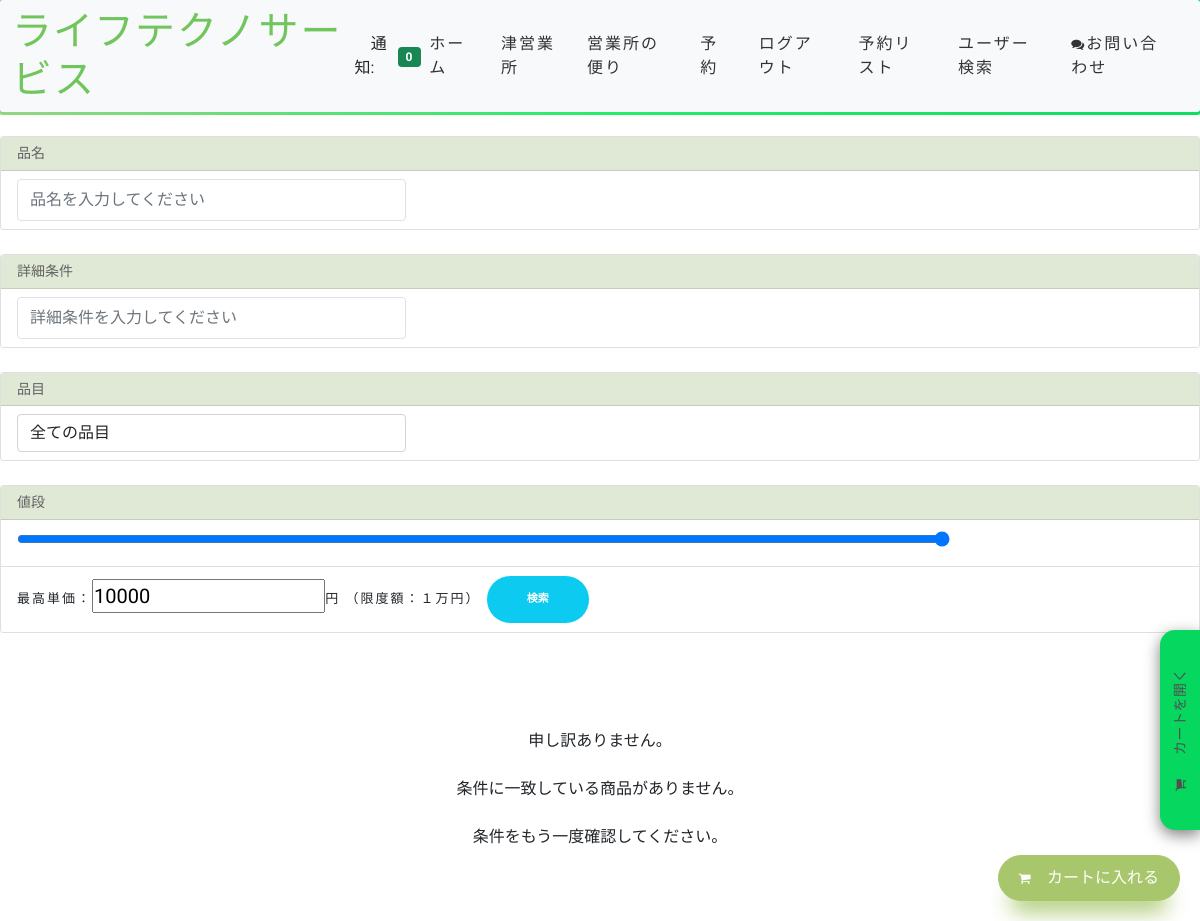
The page /order/ (signed in) on the database as committed earlier.
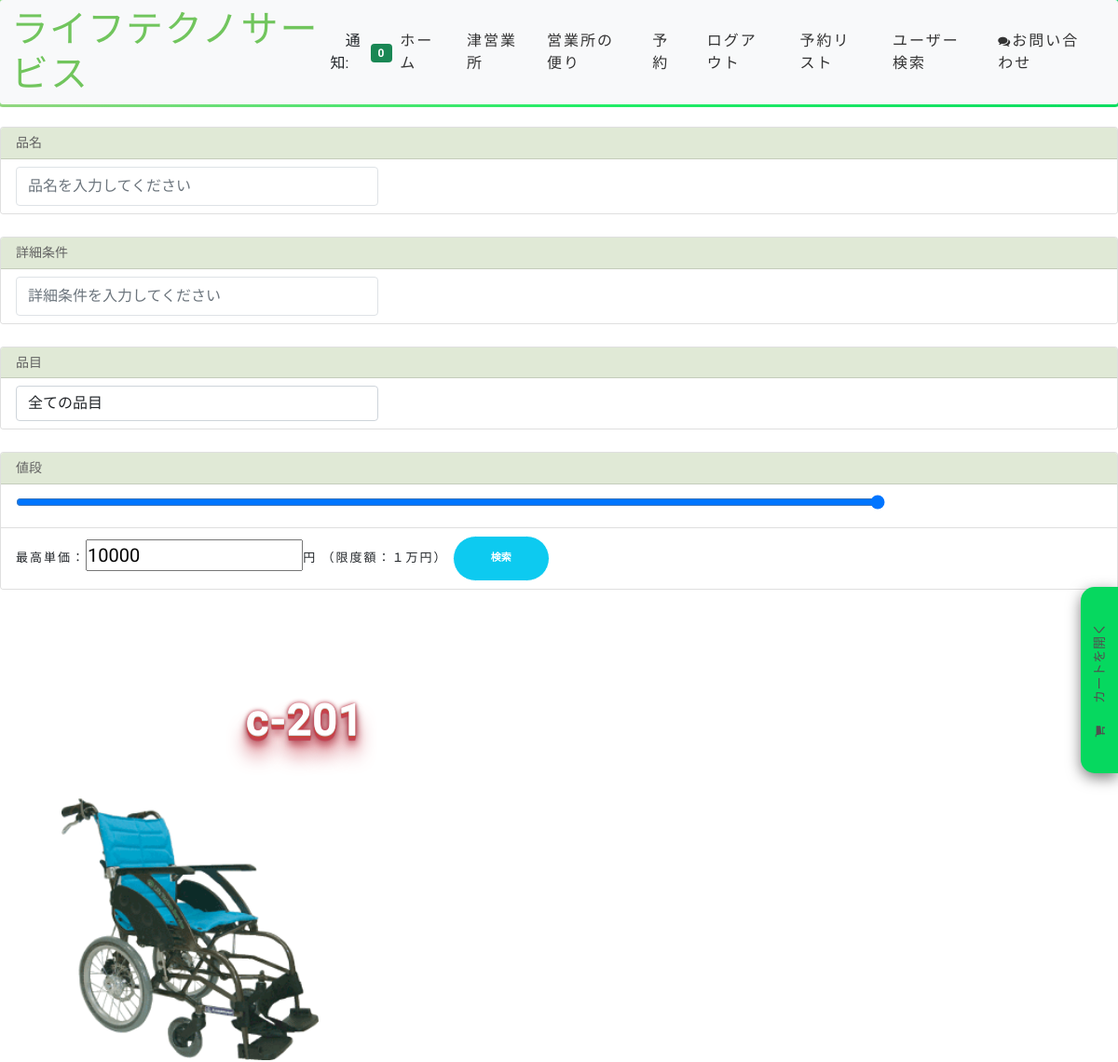
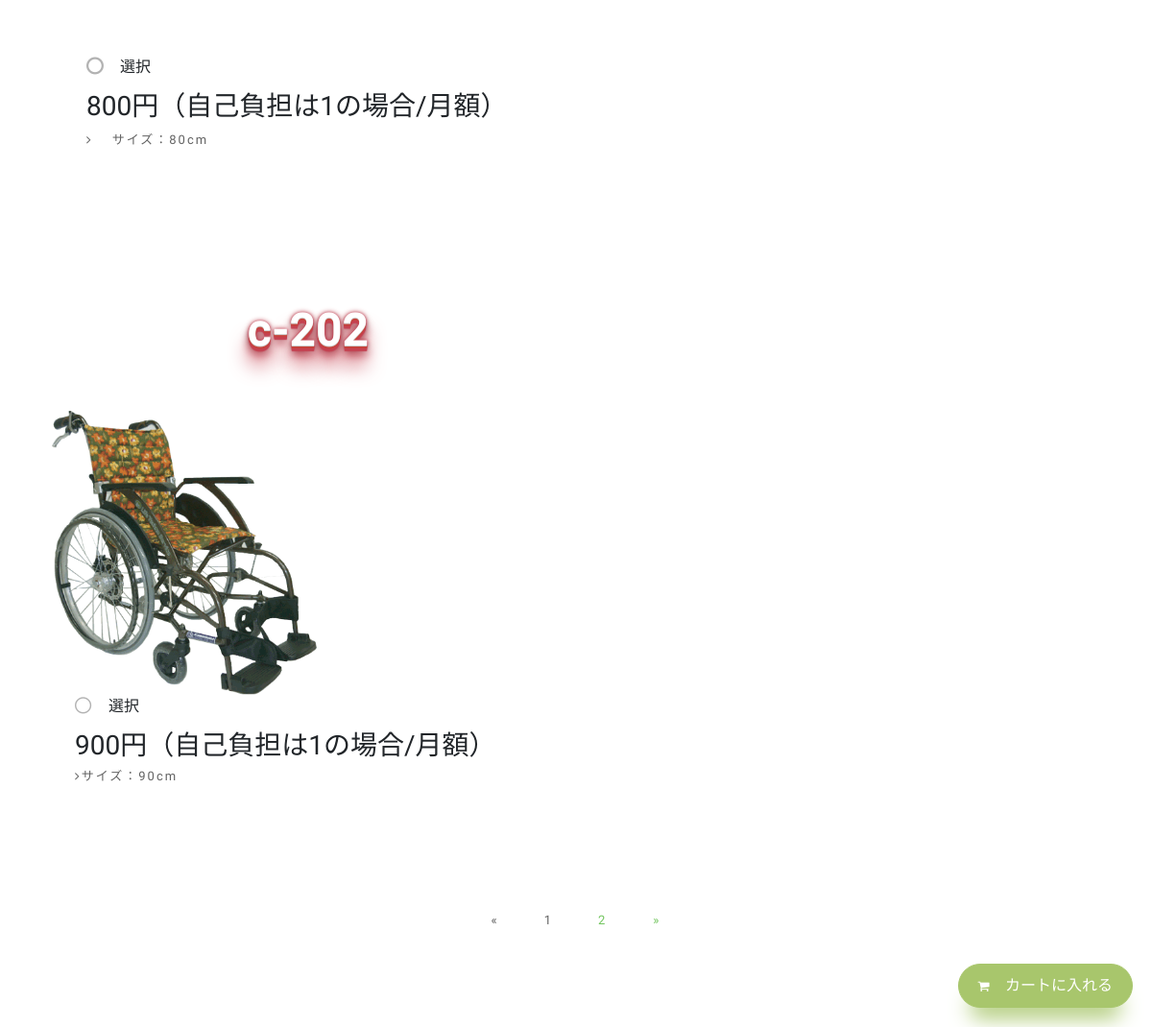
The same page on the database as committed later (2 pictures, top to bottom).
### customer/models.py (models this page shows, shortened)
class MenuItem(models.Model):
    name = models.CharField(max_length=100)
    description = models.TextField()
    image = models.ImageField(upload_to='menu_images/', blank=True)
    price = models.IntegerField()
    category = models.ManyToManyField('Category', related_name='item')

### customer/views.py (the view, shortened to what this page needs)
# urls.py: path('', Order.as_view(), name='order'),
class Order(View):
    def get(self, request, *args, **kwargs):
        items_list = MenuItem.objects.all()
        categories = Category.objects.all()
        unpaid_orders = OrderModel.objects.filter(user=request.user, is_paid=False)
        if unpaid_orders.exists():
            unorders = unpaid_orders[0].items.all()
        else:
            unorders = None
        name = request.GET.get('name')
        detail = request.GET.get('detail')
        category = request.GET.get('category')
        maxPrice = request.GET.get('maxPrice')
        if name != ' ' and name is not None:
            items_list = items_list.filter(name__icontains=name)
        if detail != ' ' and detail is not None:
            items_list = items_list.filter(description__icontains=detail)
        if maxPrice != ' ' and maxPrice is not None:
            items_list = items_list.filter(price__range=(0, maxPrice))
        if category != ' ' and category is not None and category != '全ての品目':
            items_list = items_list.filter(category__name__icontains=category)
        price = 0
        if unpaid_orders.exists():
            for item in unorders:
                price += item.get_total_item_price
        page = request.GET.get('page', 1)
        paginator = Paginator(items_list, 2)
        items = paginator.page(page)
        context = {
            'unorders': unorders,
            'price': price,
            'items':items,
            'categories':categories
        }
        return render(request, 'customer/order.html', context)

### customer/models.py (called while the page is built)
    def __str__(self):
        return self.name

### home/templatetags/custom_tags.py (called while the page is built)
@register.inclusion_tag('show_notifications.html', takes_context=True)
def show_notifications(context):
    request_user = context['request'].user
    notifications = Notification.objects.filter(to_user=request_user).exclude(user_has_seen=True).order_by('-date')
    return {'notifications': notifications}

### customer/templates/customer/order.html (shortened to what this page needs)
{% extends 'base.html' %}
{% load static %}
{% block content %}
<br>
<form method="GET">
  <div class="card mb-4">
    <h5 class="card-header" style="background-color: #E0E9D6;">品名</h5>
      <div class="list-group list-group-flush">
        <li class="list-group-item">
            <div class="form-group col-md-4">
              <input class="form-control py-2 border-right-0 border" type="search" name="name" placeholder="品名を入力してください">
            </div>
        </li>
      </div>
  </div>
  <div class="card mb-4">
    <h5 class="card-header" style="background-color: #E0E9D6;">詳細条件</h5>
      <div class="list-group list-group-flush">
        <li class="list-group-item">
            <div class="form-group col-md-4">
              <input class="form-control py-2 border-right-0 border" type="search" name="detail" placeholder="詳細条件を入力してください">
            </div>
        </li>
      </div>
  </div>
  <div class="card mb-4">
    <h5 class="card-header" style="background-color: #E0E9D6;">品目</h5>
      <div class="list-group list-group-flush">
        <li class="list-group-item">
            <div class="form-group col-md-4">
              <select name="category" id="category" class="form-control">
                <option selected>全ての品目</option>
              </select>
            </div>
        </li>
      </div>
  </div>
  <div class="card mb-4">
    <h5 class="card-header" style="background-color: #E0E9D6;">値段</h5>
        <div class="list-group list-group-flush">
          <li class="list-group-item">
            <input type="range" value="10000"　id="rangeInput" oninput="maxPrice.value=this.value"　min="0" max="10000" style="width:80%">
          </li>
          <li class="list-group-item">
            最高単価：<input type="number" value="10000" style="width:20%; font-size:20px;" onkeyup="rangeInput.value=this.value" id="maxPrice" name="maxPrice" min="0" max="10000">円
            （限度額：１万円）
            <button id="priceFilterBtn" class="btn btn-info btn-sm">検索</button>
          </li>
        </div>
  </div>
</form>
<div id="slideOut" style="z-index: 2;">
  <div class="slideOutTab">
    <div>
      <p><i style="width:30px;" class="fa fa-shopping-cart" aria-hidden="true"></i>&emsp;カートを開く</p>
    </div>
  </div>
</div>
{% if items %}
<div class="container mb-5">
    <div class="row justify-content-center mt-1">
        <form method="POST">
            <section id="about-us" class="about-us padd-section">
                {% for item in items %}
                <div class="container" data-aos="fade-up">
                    <div class="row">
                        <div class="col-md-6 col-sm-12">
                            <div class="row">
                                <div class="hit-the-floor pb-5">{{ item.name }}</div>
                                    {% if item.image %}
                                    <img class="rounded center-block" src="{{ item.image.url }}" style="width: 300px;"/>
                                    {% endif %}
                                    <div class="about-content" data-aos="fade-left" data-aos-delay="100">
                                        <div class="form-group form-check">
                                            <label class="checkbox-wrap form-check-label">選択
						                    </label>
                                            <h3>{{ item.price }}円（自己負担は1の場合/月額）</h3>
                                            <ul class="list-unstyled">
                                            <li><i class="fa fa-angle-right"></i>{{ item.description }}</li>
                                            </ul>
                                        </div>
                                        <br><br>
                                    </div>
                                </div>
                            </div>
                        </div>
                    </div>
                </div>
                {% endfor %}
{% else %}
<br><br><br>
<div class="container text-center" data-aos="fade-up">
申し訳ありません。
<br><br>
条件に一致している商品がありません。
<br><br>条件をもう一度確認してください。
</div>
{% endif %}
{% if items.has_other_pages %}
  <ul class="pagination justify-content-center">
    {% if items.has_previous %}
      <li class="m-2"><a class="p-3" href="?page={{ items.previous_page_number }}">&laquo;</a></li>
    {% else %}
      <li class="m-2 disabled"><span class="p-3">&laquo;</span></li>
    {% endif %}
    {% for i in items.paginator.page_range %}
      {% if items.number == i %}
        <li class="m-2 active"><span class="p-3">{{ i }} <span class="sr-only">(current)</span></span></li>
      {% else %}
        <li class="m-2"><a class="p-3" href="?page={{ i }}">{{ i }}</a></li>
      {% endif %}
    {% endfor %}
    {% if items.has_next %}
      <li class="m-2"><a class="p-3" href="?page={{ items.next_page_number }}">&raquo;</a></li>
    {% else %}
      <li class="m-2 disabled"><span>&raquo;</span></li>
    {% endif %}
  </ul>
{% endif %}
<br><br><br>
{% if user.is_authenticated %}
<button type="submit" class="floating-btn"><i class="fa fa-shopping-cart" aria-hidden="true"></i>&emsp;カートに入れる</button>
{% else %}
<a href="{% url 'login' %}" class="floating-btn">ログインして予約</a>
{% endif %}
{% endblock content %}

### home/templates/base.html (shortened to what this page needs)
{% load static %}
{% load custom_tags %}
<!doctype html>
<html>
  <head>
    <link href="https://cdn.jsdelivr.net/npm/bootstrap@5.0.0-beta3/dist/css/bootstrap.min.css" rel="stylesheet">
    <link rel="stylesheet" href="https://cdnjs.cloudflare.com/ajax/libs/font-awesome/4.7.0/css/font-awesome.min.css">
  <link href="https://vjs.zencdn.net/7.11.4/video-js.css" rel="stylesheet" />
  <link href="{% static 'assets/vendor/aos/aos.css'%}" rel="stylesheet">
  <link href="{% static 'assets/vendor/bootstrap/css/bootstrap.min.css'%}" rel="stylesheet">
  <link href="{% static 'assets/vendor/bootstrap-icons/bootstrap-icons.css'%}" rel="stylesheet">
  <link href="{% static 'assets/vendor/glightbox/css/glightbox.min.css'%}" rel="stylesheet">
  <link href="{% static 'assets/vendor/swiper/swiper-bundle.min.css'%}" rel="stylesheet">
  <link rel="stylesheet" href="https://cdnjs.cloudflare.com/ajax/libs/font-awesome/4.7.0/css/font-awesome.min.css">
  <link href="{% static 'style.css'%}" rel="stylesheet">
  </head>
  <body>
  <nav class="navbar navbar-expand-lg navbar-light bg-light gradient-border">
    <div class="container-fluid">
      <h1><a href="{% url 'home' %}"><span>ライフ</span>テクノサービス</a></h1>&emsp;通知:
          {% if user.is_authenticated %}
            {% show_notifications %}
          {% endif %}
      <div class="collapse navbar-collapse" id="navbarNavAltMarkup">
        <div class="navbar-nav">
          <div class="nav-link inbox-icon-container">
            <a class="inbox-icon" href="{% url 'home' %}">ホーム</a>
          </div>
          <div class="nav-link inbox-icon-container">
            <a class="inbox-icon" href="{% url 'about' %}">津営業所</a>
          </div>
          <div class="nav-link inbox-icon-container">
          <a class="inbox-icon" href="{% url 'post' %}">営業所の便り</a>
          </div>
          <div class="nav-link inbox-icon-container">
          <a class="inbox-icon" href="{% url 'order' %}">予約</a>
          </div>
          {% if user.is_authenticated %}
          <div class="nav-link inbox-icon-container">
          <a class="inbox-icon" href="{% url 'logout' %}">ログアウト</a>
          </div>
            {% if user.is_staff %}
          <div class="nav-link inbox-icon-container">
            <a class="inbox-icon" href="{% url 'dashboard' %}">予約リスト</a>
          </div>
          <div class="nav-link inbox-icon-container">
            <a class="inbox-icon" href="{% url 'search' %}">ユーザー検索</a>
          </div>
            {% endif %}
          {% endif %}
          <div class="nav-link inbox-icon-container">
            <a href="{% url 'inbox'%}" class="inbox-icon"><i class="fa fa-comments" aria-hidden="true"></i>お問い合わせ</a>
          </div>
        </div>
      </div>
    </div>
  </nav>
    {% block content %}
    {% endblock content %}
  </body>
</html>

### home/templates/show_notifications.html (shortened to what this page needs)
<div class="dropdown">
	<span class="badge bg-success notification-badge" onclick="showNotifications()">{{ notifications.count }}</span>
	</div>

### home/static/style.css (style rules this page uses)
.hit-the-floor { color: white; font-size: 3em; font-weight: bold; text-shadow: 0 1px 0 #ccc, 0 2px 0 rgb(197,66,55), 0 3px 0 rgb(197,66,66), 0 4px 0 rgb(197,66,77), 0 5px 0 rgb(197,66,82), 0 6px 1px rgb(197,66,82), 0 0 5px rgb(197,66,82), 0 1px 3px rgb(197,66,92), 0 3px 5px rgba(0,0,0,.2), 0 5px 10px rgba(0,0,0,.25), 0 10px 10px rgb(197,67,82), 0 20px 20px rgb(197,68,82); }
.hit-the-floor { text-align: center; }
body { background-color: #fff; font-family: "Kosugi Maru", sans-serif; }
h1, h2, h3, h4, h5, h6 { margin: 0; }
h5 { color: #626262; font-size: 14px; font-weight: 500; }
a { letter-spacing: 2px; text-decoration: none; color: #71c55d; }
ul { letter-spacing: 1px; }
li { color: #626262; font-size: 13px; font-weight: 400; letter-spacing: 2px; line-height: 30px; text-transform: capitalize; }
p { color: #505050; font-size: 14px; font-weight: 300; letter-spacing: 0.5px; line-height: 2; margin-bottom: 20px; }
span { letter-spacing: 1px; }
.btn { border: 1px solid #fff; border-radius: 50px; color: #fff; font-size: 11px; font-weight: 600; padding: 15px 40px; text-transform: uppercase; transition: all 0.5s ease-in-out 0s; }
.fa { font-size: 13px; }
section { overflow: hidden; }
.padd-section { padding-bottom: 80px; padding-top: 80px; }
#about-us img { max-width: 100%; }
#about-us .about-content { padding-top: 60px; }
#about-us .about-content ul li { line-height: 36px; }
#about-us .about-content ul li .fa { padding-right: 20px; }
.notification-badge { transition: 0.3s; }
.dropdown { position: relative; display: inline-block; }

### home/templates/base.html (style rules this page uses)
*, html { margin:0; padding:0; }
body { font-family: 'Kosugi Maru', sans-serif; }
.notification-badge { transition: 0.3s; }
.dropdown { position: relative; display: inline-block; }
.inbox-icon-container { margin-right: 15px; }
.inbox-icon { color: #333; transition: 0.5s; }
.gradient-border { --borderWidth: 3px; background: #1D1F20; position: relative; border-radius: var(--borderWidth); }
.gradient-border:after { content: ''; position: absolute; top: calc(-1 * var(--borderWidth)); left: calc(-1 * var(--borderWidth)); height: calc(100% + var(--borderWidth) * 2); width: calc(100% + var(--borderWidth) * 2); background: linear-gradient(60deg, #ACD185, #2e6, #06D85F, #1098ad, #07b39b, #6fba82); border-radius: calc(2 * var(--borderWidth)); z-index: -1; animation: animatedgradient 3s ease alternate infinite; background-size: 300% 300%; }

### customer/templates/customer/order.html (style rules this page uses)
.checkbox-wrap { position: relative; padding-left: 35px; margin-bottom: 12px; cursor: pointer; font-size: 16px; -webkit-user-select: none; -moz-user-select: none; -ms-user-select: none; user-select: none; }
.floating-btn { border-radius: 26.5px; background-color: #a8c66c; border: 1px solid #a8c66c; box-shadow: 0 22px 22px -12px #a8c66c; color: #fff; cursor: pointer; font-size: 16px; line-height: 20px; padding: 12px 20px; position: fixed; bottom: 20px; right: 20px; z-index: 999; }
#slideOut { position: fixed; width: 400px; height: 800px; top: 380px; right: -400px; transition-property: all; transition-duration: .5s; transition-timing-function: cubic-bezier(0, 1, 0.5, 1); }
.slideOutTab { margin-top: 250px; position: absolute; left: -40px; height: 200px; width: 40px; -webkit-box-shadow: 0 5px 15px rgba(0, 0, 0, .5); box-shadow: 0 5px 15px rgba(0, 0, 0, .5); background: #06D85F; border-radius: 15px 0px 0px 15px }
.slideOutTab div { text-align: center; position: relative; right: 70px; top: 90px; background: #06D85F; width: 180px; -webkit-transform: rotate(270deg); -moz-transform: rotate(270deg); -o-transform: rotate(270deg); writing-mode: lr-tb; }
section { height: 100%; width: 100%; }
section { display: table; width: 100%; height: 100%; }

Rows that differ between the two databases and show on the page:
added MenuItem: name "c-201", image (picture), price "800", description "サイズ：80cm"
added MenuItem: name "c-202", image (picture), price "900", description "サイズ：90cm"
Other text that changed with them:
text no longer shown: "申し訳ありません。 条件に一致している商品がありません。 条件をもう一度確認してください。"
new list line: "1"
new list line: "2"
